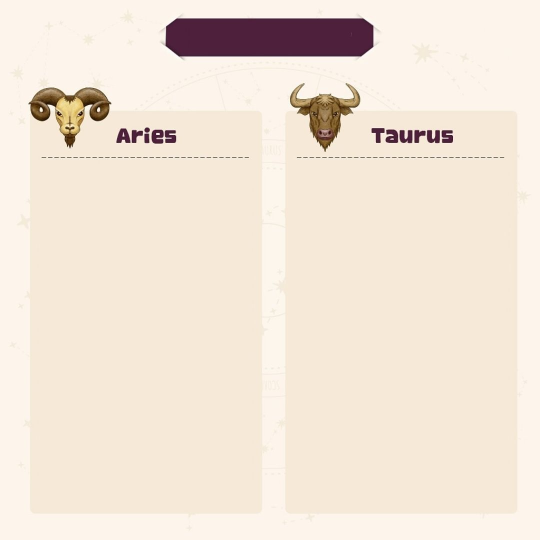
#> input picture Template-2/1.jpg, 1080 x 1080 px, found by its file name (shown at 1/2 size)
$ python debug_alignment_t2.py
#> lines starting #> are read from the running program, lines starting #| are printed output that depends on the picture
from PIL import Image, ImageDraw
import os

# Config from image_generator.py (Template 2)
CONFIG = {
    "date_coords": (353, 43, 671, 99),
    "para1_coords": (74, 313, 481, 959),
    "para2_coords": (560, 314, 965, 960),
}

TEMPLATE_PATH = "d:/GITHUB REPOS/zodiac_sign_bot/Template-2/1.jpg"

def draw_boxes():
    try:
        img = Image.open(TEMPLATE_PATH).convert("RGB")
#> img is the input picture: PIL image 1080x1080 RGB; mean R, G, B 241.1, 228.4, 214.8
    except Exception as e:
        print(f"Error opening {TEMPLATE_PATH}: {e}")
        return

    draw = ImageDraw.Draw(img)

    # Helper to draw rect
    def draw_rect(coords, color, label):
        x1, y1, x2, y2 = coords
        draw.rectangle([x1, y1, x2, y2], outline=color, width=5)
        draw.text((x1, y1-20), label, fill=color)

    draw_rect(CONFIG["date_coords"], "red", "DATE")
    draw_rect(CONFIG["para1_coords"], "blue", "PARA1")
    draw_rect(CONFIG["para2_coords"], "green", "PARA2")

    # Also draw centers
    dx1, dy1, dx2, dy2 = CONFIG["date_coords"]
    cx, cy = (dx1+dx2)//2, (dy1+dy2)//2
    draw.line([(cx-10, cy), (cx+10, cy)], fill="red", width=3)
    draw.line([(cx, cy-10), (cx, cy+10)], fill="red", width=3)

    img.save("debug_template_2_boxes.jpg")
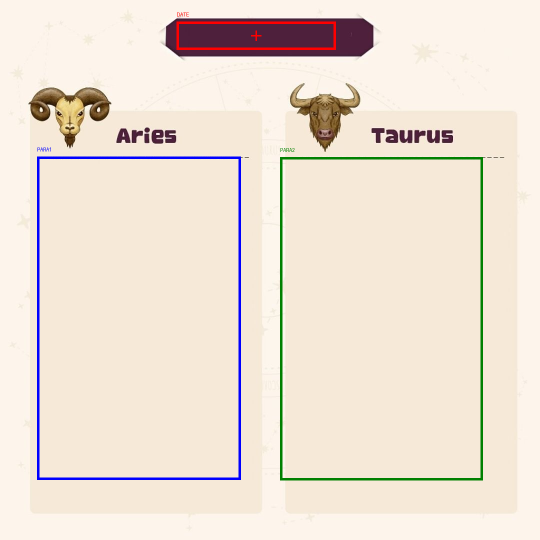
#> saved as debug_template_2_boxes.jpg: PIL image 1080x1080 RGB (shown at 1/2 size); mean R, G, B 237.4, 225.3, 213.1
    print("Saved debug_template_2_boxes.jpg")

if __name__ == "__main__":
    draw_boxes()
